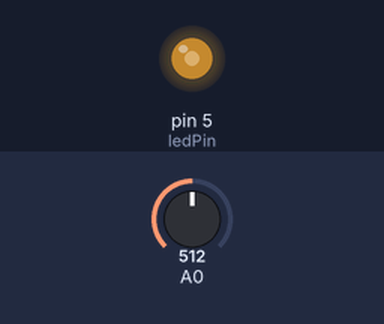
The sketch below on a simulated Arduino Uno, built with avr-gcc and run on an emulated ATmega328P. On the bench: output pins drawn as LEDs (lit = HIGH). The inputs (shaded band) are chosen by the test bench; at power-on: A0 = 512.

Above: at 1.2 s.
1.3 s: A0 set to 716
At 2.2 s:
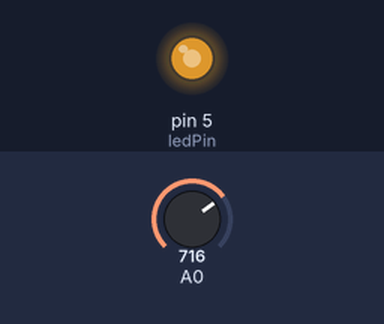
2.8 s: A0 set to 900
At 3.4 s:
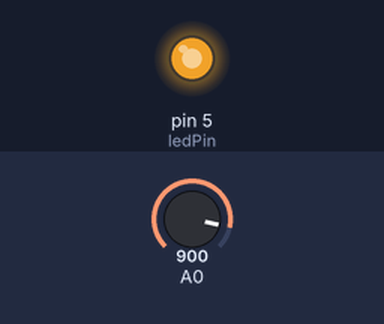
4.3 s: A0 set to 122
At 5.5 s:
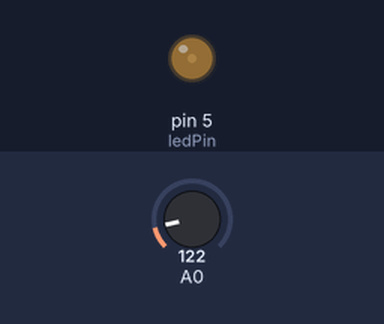
5.8 s: A0 set to 0
At 6.9 s:
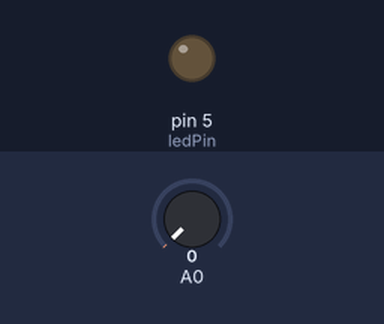
7.3 s: A0 set to 511
At 8.0 s:
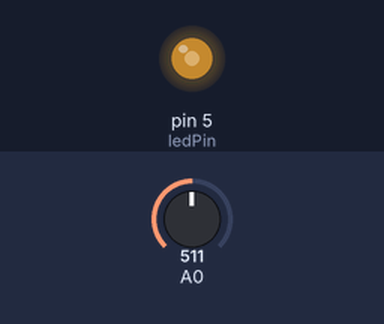
Timing chart, 0 to 9.8 s (numbered marks = the images above; inputs shaded):
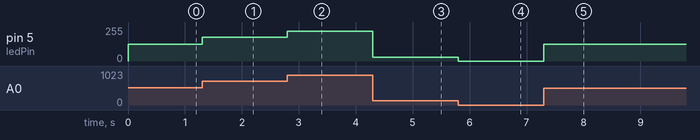

Measured:
- after the input at 1.3 s, pin 5 (ledPin): 127/255 → 178/255 at once
- after the input at 2.8 s, pin 5 (ledPin): 178/255 → 224/255 at once
- after the input at 4.3 s, pin 5 (ledPin): 224/255 → 30/255 at once
- after the input at 5.8 s, pin 5 (ledPin): 30/255 → 0/255 at once
- after the input at 7.3 s, pin 5 (ledPin): 0/255 → 127/255 at once

The sketch:

led_pot_fading.ino
```cpp
int sensorValue = 0;
int ledPin = 5;


void setup()
{
  pinMode(A0, INPUT);
  pinMode(ledPin, OUTPUT);
}

void loop()
{
  // read and map the value from the sensor
  sensorValue = map(analogRead(A0), 0, 1023, 0, 255);
  analogWrite(ledPin, sensorValue);
}
```
